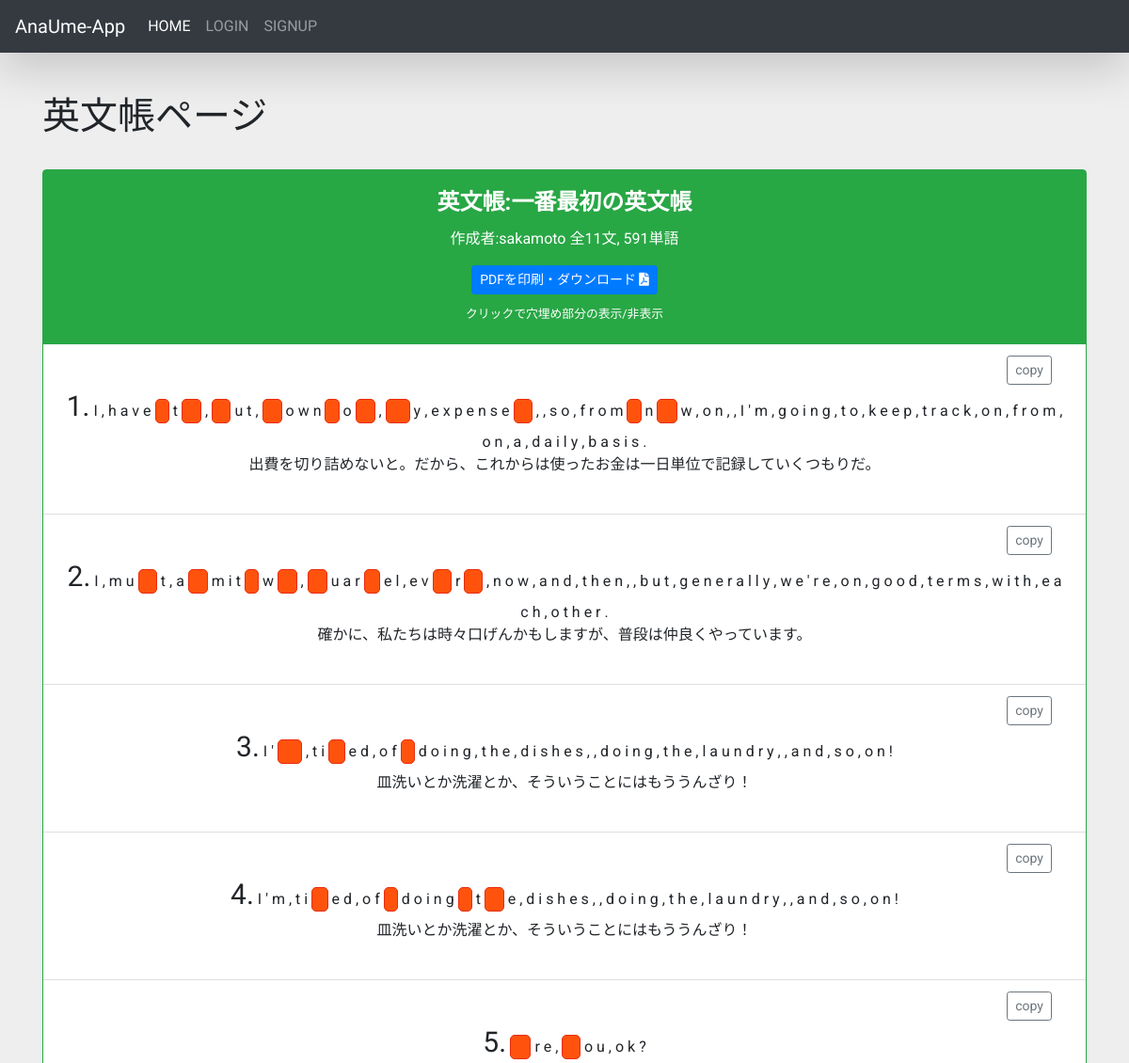
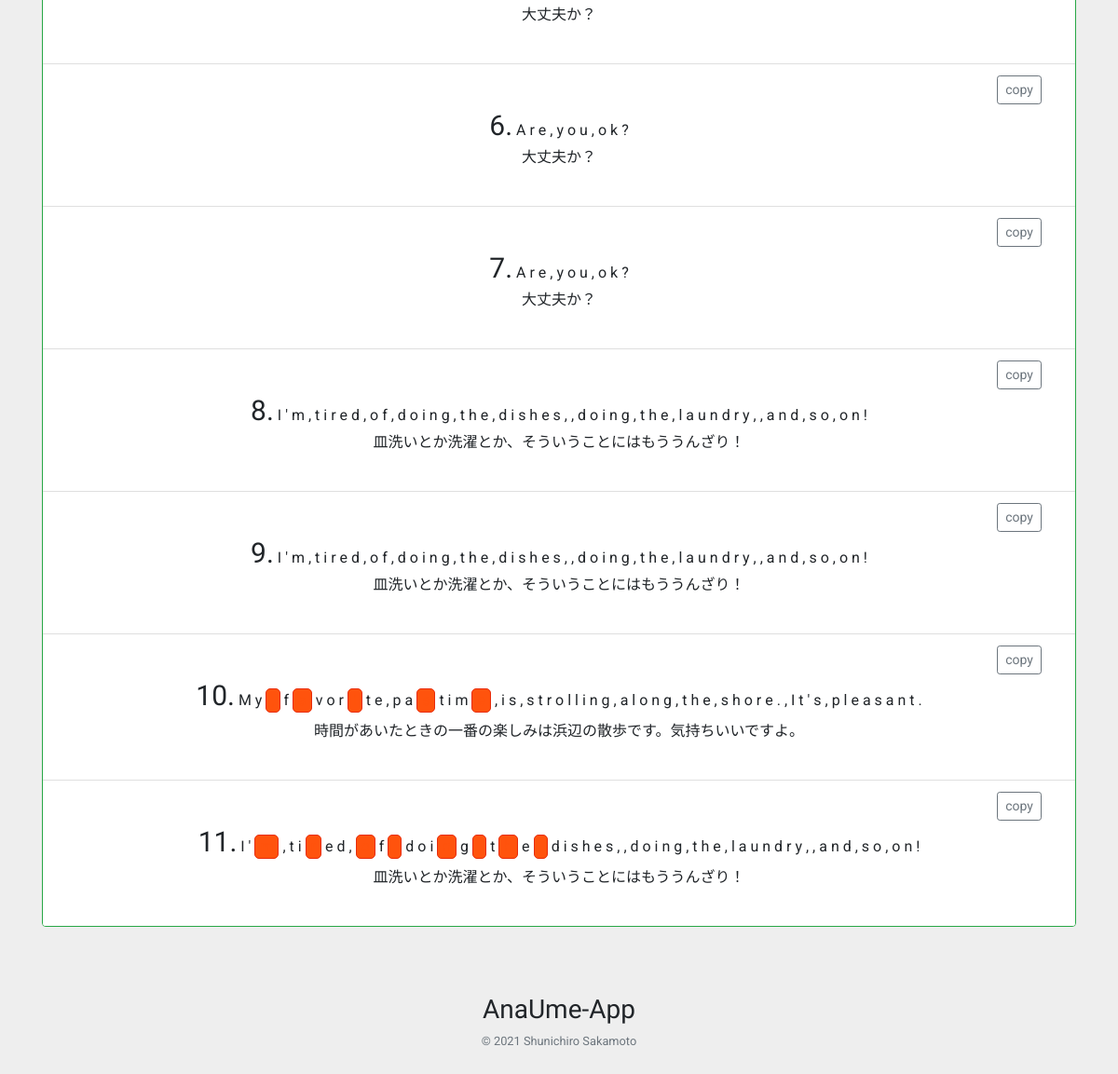
/note/50, run on the app's committed database (2 pictures, top to bottom).
### main/models.py (models this page shows)
class Note(models.Model):
    user = models.ForeignKey(User, on_delete=models.SET_NULL, null=True)
    title = models.CharField('題名', max_length=30,)

class Text(models.Model):
    note = models.ForeignKey(Note, on_delete=models.CASCADE)
    sentence = models.CharField(max_length=800, default="")
    words = ListCharField(models.CharField(max_length=20), size=40, max_length=(21 * 40), default="")
    if_hide = ListCharField(models.CharField(max_length=1), size=40, max_length=(2 * 40), default="")
    translation = models.CharField(max_length=400)

### main/views.py (the view)
# urls.py: path('note/<int:note_id>', views.note, name='note'),
def note(request, note_id):
    if request.method == 'POST':
        if request.POST.get('name') == "add_text":
            form = TextForm(request.POST)
            if form.is_valid:
                text = form.save(commit=False)
                words = text.sentence.replace('　', ' ').replace('/', '')
                text.words = words.replace(',', '/').split(' ')
                text.if_hide = ['N'] * len(text.words)
                text.note = get_object_or_404(Note, pk=note_id)
                text.save()
                data = {
                    'ajaxed_id': text.id,
                    'sentence': text.sentence,
                    'translation': text.translation,
                    'words': words.split(' '),
                }
                return JsonResponse(data)
        elif request.POST.get('name') == "add_check":
            hides = request.POST.getlist('checks[]')
            hides = ["Y" if h == "true" else "N" for h in hides]
            text = get_object_or_404(Text, id=request.POST.get('text_id'))
            text.if_hide = hides
            text.save()
            data = {
                "text_id": text.id,
                "hides": hides,
                "words": text.words,
                "translation": text.translation,
            }
            return JsonResponse(data)
        elif request.POST.get('name') == "name_form":
            title = request.POST.get("title")
            n = get_object_or_404(Note, id=note_id)
            n.title = title
            n.save()
            data = {
                "title": n.title
            }
            return JsonResponse(data)
    else:
        n = get_object_or_404(Note, pk=note_id)
        texts = Text.objects.filter(note=n).order_by('-id')
        if request.user.is_authenticated:
            if_fav = Fav.objects.filter(note=n, user=request.user).exists()
        else:
            if_fav = None
        word_count = 0
        for text in texts:
            word_count += len(text.words)
        data = {
            'id': note_id,
            'note': n,
            'texts': texts,
            'form': TextForm,
            'word_count': word_count,
            'if_fav': if_fav
        }
        return render(request, 'main/note.html', data)

### main/templatetags/access_list.py (called while the page is built)
@register.simple_tag
def access_list(some_list: list, index: int):
    try:
        result = some_list[int(index)]
        return result
    except:
        return ""

### main/templatetags/to_comma.py (called while the page is built)
@register.filter
def to_comma(value):
    return value.replace("/", ",")

### templates/main/note.html (shortened to what this page needs)
{% extends "base.html" %}
{% load i18n static %}
{% load to_comma %}
{% load access_list %}
{% load django_bootstrap5 %}
{% block content %}
    <h1>英文帳ページ</h1>
    <div class="my-4 mx-auto w-100 text-center">
        <div class="card border-success">
            <div class="card-body bg-success text-white">
                <h4 class="card-title font-weight-bold" id="title">英文帳:{{ note.title }}</h4>
                <p class="card-text">作成者:{{ note.user }} 全<span id="total_t">{{ texts|length }}</span>文, <span
                        id="total_w">{{ word_count }}</span>単語 </p>
                <a href="{% url 'main:PDFView' note_id=id %}" class="btn btn-sm btn-primary mb-2">PDFを印刷・ダウンロード <i
                        class="fas fa-file-pdf"></i></a>
                <br>
                <small>クリックで穴埋め部分の表示/非表示</small>
            </div>
            <ul class="list-group list-group-flush" id="note-list">
                {% for text in texts %}
                    <li class="list-group-item">
                        <div class="text-right position-relative">
                            <button class="btn btn-sm btn-outline-secondary mr-lg-3 copy-btn"
                                    data-clipboard-text="{{ text.sentence }} {{ text.translation }}"
                                    data-toggle="tooltip" title="全文をコピー">copy
                            </button>
                        </div>
                        <span class="user-select-none" style="font-size: 30px">{{ forloop.counter }}.</span>
                        {% for word in text.words %}
                            {% access_list text.if_hide forloop.counter0 as hide %}
                            {% if hide == 'Y' %}
                                <label class="toggle"
                                       for="t{{ text.id }}w{{ forloop.counter0 }}">{{ word|to_comma }}</label>
                            {% else %}
                                {{ word|to_comma }}
                            {% endif %}
                        {% endfor %}
                        <br>
                        {{ text.translation }}
                    </li>
                {% endfor %}
            </ul>
        </div>
    </div>
{% endblock %}

### static/css/base.css (style rules this page uses)
body { padding-top: 100px; background-color: #eeeeee; }
.toggle { user-select: text; color: #FF530D; background: white; cursor: pointer; padding-right: 5px; padding-left: 5px; border: 1px solid #E82C0C; border-radius: 5px; }
.check_box:checked + label { user-select: none; color: #FF530D; background: #FF530D; }
.list-group-item { padding-bottom: 40px; }

### data on the page
Note: title "一番最初の英文帳", user "sakamoto"
Text: words "I" "," "h" "a" "v" "e" "t" "," "u" "t" "," "o" "w" "n" "o" "," "y" "," "e" "x" "p" "e" "n" "s" "e" "," "," "s" "o" "," "f" "r" "o" "m" "n" "w" "," "o" "n" "," "," "I" "'" "m" "," "g" "o" "i" "n" "g" "," "t" "o" "," "k" "e" "e" "p" "," "t" "r" "a" "c" "k" "," "o" "n" "," "f" "r" "o" "m" "," "o" "n" "," "a" "," "d" "a" "i" "l" "y" "," "b" "a" "s" "i" "s" ".", translation "出費を切り詰めないと。だから、これからは使ったお金は一日単位で記録していくつもりだ。"
Text: words "I" "," "m" "u" "t" "," "a" "m" "i" "t" "w" "," "u" "a" "r" "e" "l" "," "e" "v" "r" "," "n" "o" "w" "," "a" "n" "d" "," "t" "h" "e" "n" "," "," "b" "u" "t" "," "g" "e" "n" "e" "r" "a" "l" "l" "y" "," "w" "e" "'" "r" "e" "," "o" "n" "," "g" "o" "o" "d" "," "t" "e" "r" "m" "s" "," "w" "i" "t" "h" "," "e" "a" "c" "h" "," "o" "t" "h" "e" "r" ".", translation "確かに、私たちは時々口げんかもしますが、普段は仲良くやっています。"
Text: words "I" "'" "," "t" "i" "e" "d" "," "o" "f" "d" "o" "i" "n" "g" "," "t" "h" "e" "," "d" "i" "s" "h" "e" "s" "," "," "d" "o" "i" "n" "g" "," "t" "h" "e" "," "l" "a" "u" "n" "d" "r" "y" "," "," "a" "n" "d" "," "s" "o" "," "o" "n" "!", translation "皿洗いとか洗濯とか、そういうことにはもううんざり！"
Text: words "I" "'" "m" "," "t" "i" "e" "d" "," "o" "f" "d" "o" "i" "n" "g" "t" "e" "," "d" "i" "s" "h" "e" "s" "," "," "d" "o" "i" "n" "g" "," "t" "h" "e" "," "l" "a" "u" "n" "d" "r" "y" "," "," "a" "n" "d" "," "s" "o" "," "o" "n" "!", translation "皿洗いとか洗濯とか、そういうことにはもううんざり！"
Text: words "r" "e" "," "o" "u" "," "o" "k" "?", translation "大丈夫か？"
Text: words "A" "r" "e" "," "y" "o" "u" "," "o" "k" "?", translation "大丈夫か？"
Text: words "A" "r" "e" "," "y" "o" "u" "," "o" "k" "?", translation "大丈夫か？"
Text: words "I" "'" "m" "," "t" "i" "r" "e" "d" "," "o" "f" "," "d" "o" "i" "n" "g" "," "t" "h" "e" "," "d" "i" "s" "h" "e" "s" "," "," "d" "o" "i" "n" "g" "," "t" "h" "e" "," "l" "a" "u" "n" "d" "r" "y" "," "," "a" "n" "d" "," "s" "o" "," "o" "n" "!", translation "皿洗いとか洗濯とか、そういうことにはもううんざり！"
Text: words "I" "'" "m" "," "t" "i" "r" "e" "d" "," "o" "f" "," "d" "o" "i" "n" "g" "," "t" "h" "e" "," "d" "i" "s" "h" "e" "s" "," "," "d" "o" "i" "n" "g" "," "t" "h" "e" "," "l" "a" "u" "n" "d" "r" "y" "," "," "a" "n" "d" "," "s" "o" "," "o" "n" "!", translation "皿洗いとか洗濯とか、そういうことにはもううんざり！"
Text: words "M" "y" "f" "v" "o" "r" "t" "e" "," "p" "a" "t" "i" "m" "," "i" "s" "," "s" "t" "r" "o" "l" "l" "i" "n" "g" "," "a" "l" "o" "n" "g" "," "t" "h" "e" "," "s" "h" "o" "r" "e" "." "," "I" "t" "'" "s" "," "p" "l" "e" "a" "s" "a" "n" "t" ".", translation "時間があいたときの一番の楽しみは浜辺の散歩です。気持ちいいですよ。"
Text: words "I" "'" "," "t" "i" "e" "d" "," "f" "d" "o" "i" "g" "t" "e" "d" "i" "s" "h" "e" "s" "," "," "d" "o" "i" "n" "g" "," "t" "h" "e" "," "l" "a" "u" "n" "d" "r" "y" "," "," "a" "n" "d" "," "s" "o" "," "o" "n" "!", translation "皿洗いとか洗濯とか、そういうことにはもううんざり！"

### other printed values
{{ texts|length }} "11"
{{ word_count }} "591"
